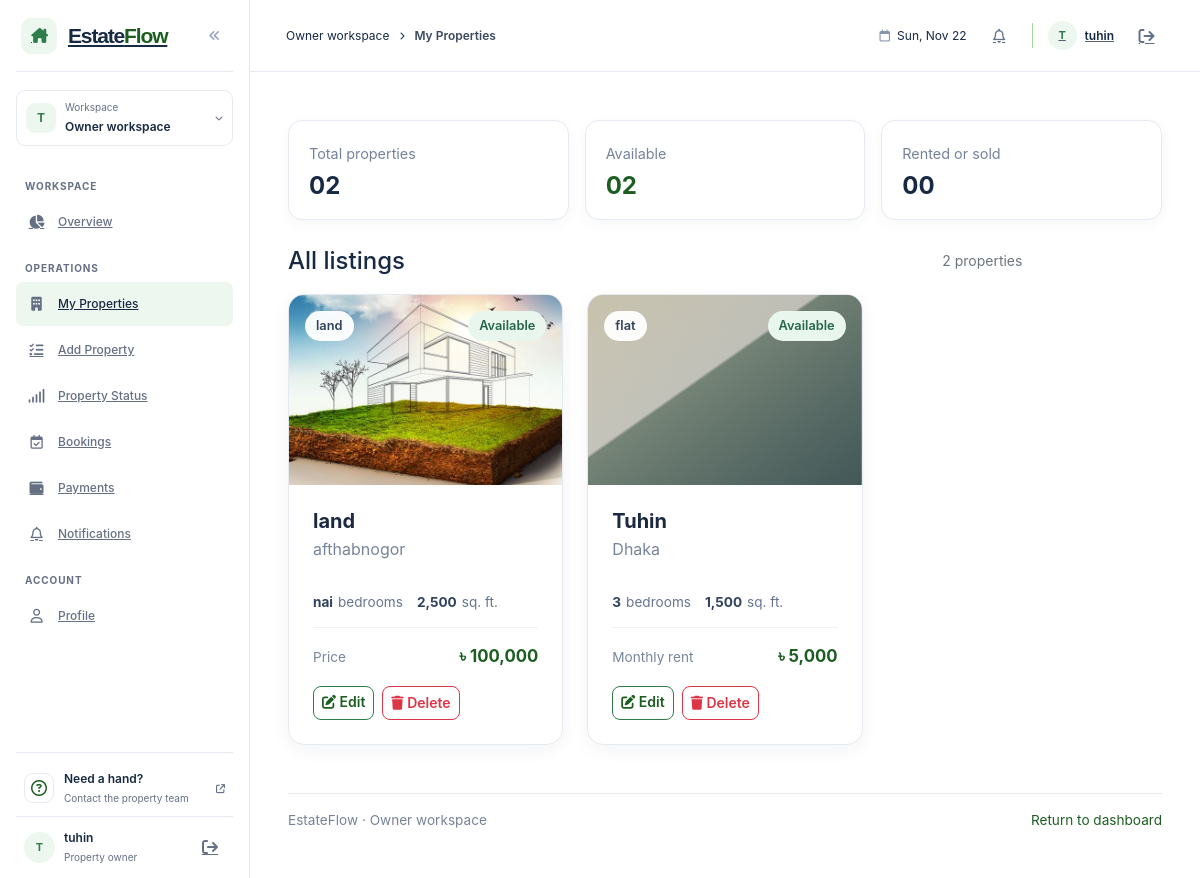
The app's page /backend/owner/property_crud/myproperty.php (signed in), older data.
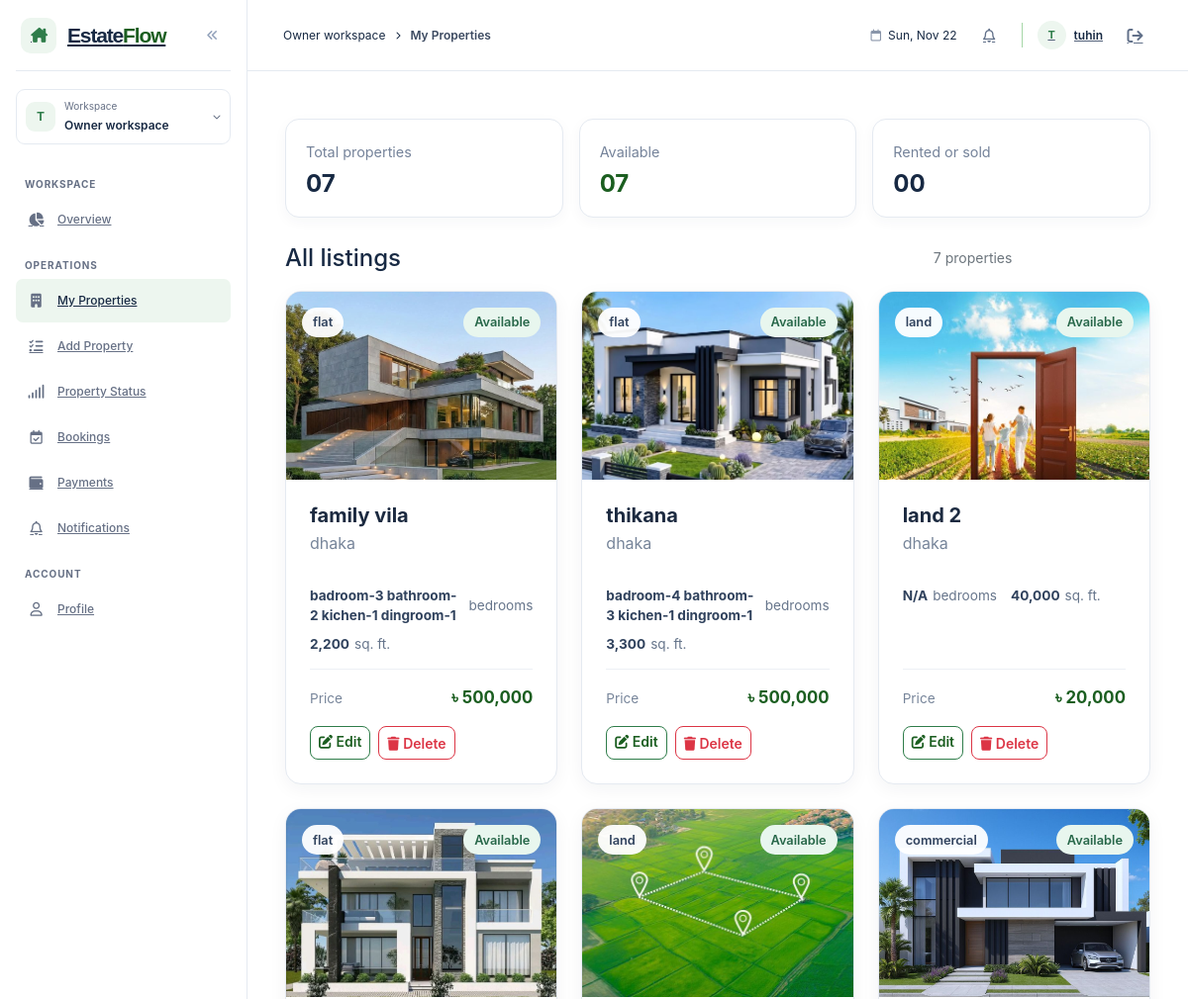
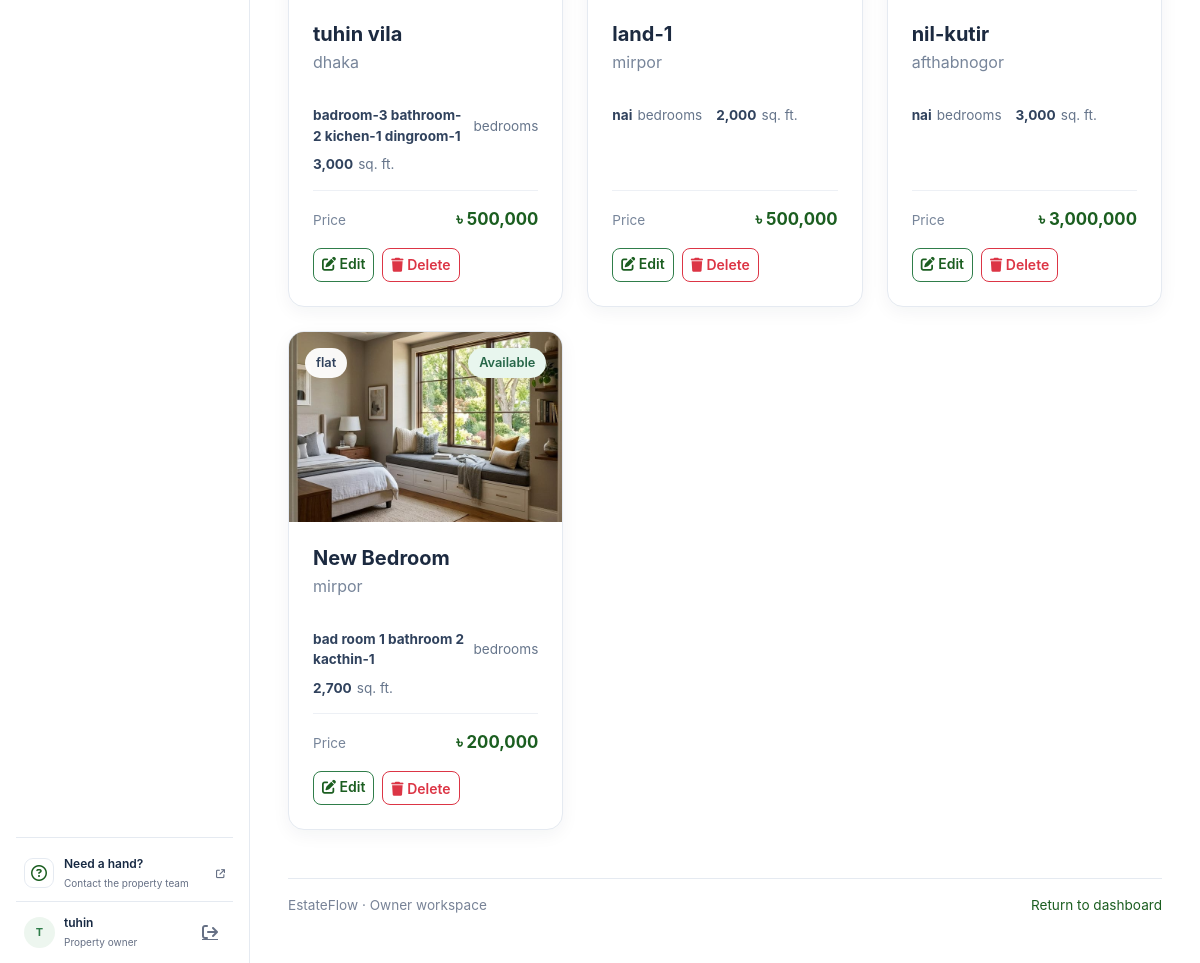
The same page, newer data (2 pictures, top to bottom).
### tables this page shows
CREATE TABLE `properties` (
  `property_id` bigint UNSIGNED NOT NULL,
  `owner_id` bigint UNSIGNED NOT NULL,
  `title` varchar(100) NOT NULL,
  `property_type` enum('flat','land','commercial') NOT NULL,
  `address` varchar(255) NOT NULL,
  `area_sqft` decimal(10,2) DEFAULT NULL,
  `price` decimal(12,2) DEFAULT NULL,
  `monthly_rent` decimal(12,2) DEFAULT NULL,
  `flat_details` varchar(100) NOT NULL,
  `status` enum('available','sold','rented') NOT NULL DEFAULT 'available',
  `description` text,
  `created_at` datetime NOT NULL DEFAULT CURRENT_TIMESTAMP,
  `imagas` varchar(100) NOT NULL
);

### backend/owner/property_crud/myproperty.php (the view, shortened to what the rows shown need)
<?php
include_once 'dbconfig.php';
$owner_id = (int)($_SESSION['user_id'] ?? 0);
$stmt = $conn->prepare("SELECT * FROM properties WHERE owner_id = ? ORDER BY created_at DESC");
$stmt->bind_param("i", $owner_id);
$stmt->execute();
$properties = $stmt->get_result()->fetch_all(MYSQLI_ASSOC);
$total = count($properties);
$arts = ['art-lakeview', 'art-palm', 'art-cedar'];
$imageUrl = static function (?string $path): string {
    if (empty($path)) {
        return '';
    }
    return implode('/', array_map('rawurlencode', explode('/', $path)));
};
?>
<!doctype html>
<html lang="en">
<head>
    <link href="https://cdn.jsdelivr.net/npm/bootstrap@5.3.3/dist/css/bootstrap.min.css" rel="stylesheet">
    <link href="https://cdnjs.cloudflare.com/ajax/libs/font-awesome/6.5.2/css/all.min.css" rel="stylesheet">
    <link rel="stylesheet" href="../assets/css/owner/dashboard.css">
    <link rel="stylesheet" href="../assets/css/owner/myproperty.css">
    <link rel="stylesheet" href="../../shared/assets/css/palette.css">
</head>
<body class="my-properties-page">
    <div class="owner-layout">
        <?php
        include __DIR__ . '/../include/owner_leftber.php';
        ?>
        <div class="owner-main-shell">
    <main class="container py-4 py-lg-5">
        <section aria-label="Property listings">
            <div class="d-flex align-items-center justify-content-between gap-3 mb-3">
                <h2 class="h4 mb-0">All listings</h2>
            </div>
            <?php if ($total === 0): ?>
                <p class="text-secondary">You haven't added any properties yet.</p>
            <?php else: ?>
            <div class="row row-cols-1 row-cols-md-2 row-cols-xl-3 g-4">
                <?php foreach ($properties as $i => $p): ?>
                    <?php
                    $img = $imageUrl($p['imagas'] ?? '');
                    $isRent = !empty($p['monthly_rent']) && $p['monthly_rent'] > 0;
                    $status = $p['status'] ?? '';
                    $details = trim((string)($p['flat_details'] ?? ''));
                    ?>
                <div class="col">
                    <article class="card property-card h-100">
                        <div class="property-art <?= $arts[$i % 3] ?>"
                             <?php if ($img): ?>style="background-image:url('<?= htmlspecialchars($img, ENT_QUOTES) ?>'); background-size:cover; background-position:center;"<?php endif; ?>
                             aria-label="Property illustration">
                            <span class="property-type"><?= htmlspecialchars($p['property_type'] ?? '') ?></span>
                            <span class="status-badge <?= $status === 'available' ? 'status-available' : 'status-rented' ?>"><?= htmlspecialchars(ucfirst($status)) ?></span>
                        </div>
                        <div class="card-body d-flex flex-column p-4">
                            <h3 class="h5 card-title mb-1"><?= htmlspecialchars($p['title'] ?? '') ?></h3>
                            <p class="property-address mb-3"><?= htmlspecialchars($p['address'] ?? '') ?></p>
                            <div class="property-specs">
                                <span><strong><?= $details !== '' ? htmlspecialchars($details) : '—' ?></strong> bedrooms</span>
                                <span><strong><?= number_format((float)($p['area_sqft'] ?? 0)) ?></strong> sq. ft.</span>
                            </div>
                            <div class="property-price mt-auto pt-3">
                                <span><?= $isRent ? 'Monthly rent' : 'Price' ?></span>
                                <strong>৳ <?= number_format((float)($isRent ? $p['monthly_rent'] : ($p['price'] ?? 0))) ?></strong>
                            </div>
                            <div class="property-actions d-flex flex-wrap gap-2 mt-3">
                                <a class="btn btn-outline-primary btn-sm"
                                   href="property_edit.php?id=<?= (int)$p['property_id'] ?>">
                                    <i class="fa-solid fa-pen-to-square" aria-hidden="true"></i> Edit
                                </a>
                                <form method="post" action="property_Delete.php"
                                      onsubmit="return confirm('Permanently delete this property and its related bookings, visits, agreements, payments, commissions, and maintenance records?');">
                                    <button class="btn btn-outline-danger btn-sm" type="submit">
                                        <i class="fa-solid fa-trash" aria-hidden="true"></i> Delete
                                    </button>
                                </form>
                            </div>
                        </div>
                    </article>
                </div>
                <?php endforeach; ?>
            </div>
            <?php endif; ?>
        </section>
    </main>
        </div>
    </div>
</body>
</html>

Row changes from the older to the newer data that the page shows:
removed properties: imagas (picture), property_type "land", status "Available", title "land", address "afthabnogor", flat_details "nai", area_sqft "2,500", shows "Price", monthly_rent+price "100,000"
removed properties: property_type "flat", status "Available", title "Tuhin", address "Dhaka", flat_details "3", area_sqft "1,500", shows "Monthly rent", monthly_rent "5,000"
added properties: imagas (picture), property_type "flat", status "Available", title "family vila", address "dhaka", flat_details "badroom-3 bathroom-2 kichen-1 dingroom-1", area_sqft "2,200", shows "Price", monthly_rent+price "500,000"
added properties: imagas (picture), property_type "flat", status "Available", title "thikana", address "dhaka", flat_details "badroom-4 bathroom-3 kichen-1 dingroom-1", area_sqft "3,300", shows "Price", monthly_rent+price "500,000"
added properties: imagas (picture), property_type "land", status "Available", title "land 2", address "dhaka", flat_details "N/A", area_sqft "40,000", shows "Price", monthly_rent+price "20,000"
added properties: imagas (picture), property_type "flat", status "Available", title "tuhin vila", address "dhaka", flat_details "badroom-3 bathroom-2 kichen-1 dingroom-1", area_sqft "3,000", shows "Price", monthly_rent+price "500,000"
added properties: imagas (picture), property_type "land", status "Available", title "land-1", address "mirpor", flat_details "nai", area_sqft "2,000", shows "Price", monthly_rent+price "500,000"
added properties: imagas (picture), property_type "commercial", status "Available", title "nil-kutir", address "afthabnogor", flat_details "nai", area_sqft "3,000", shows "Price", monthly_rent+price "3,000,000"
added properties: imagas (picture), property_type "flat", status "Available", title "New Bedroom", address "mirpor", flat_details "bad room 1 bathroom 2 kacthin-1", area_sqft "2,700", shows "Price", monthly_rent+price "200,000"
Text that changed along with them:
str_pad($total, 2, '0', STR_PAD_LEFT): "02" → "07"
str_pad($available, 2, '0', STR_PAD_LEFT): "02" → "07"
$total: "2" → "7"
